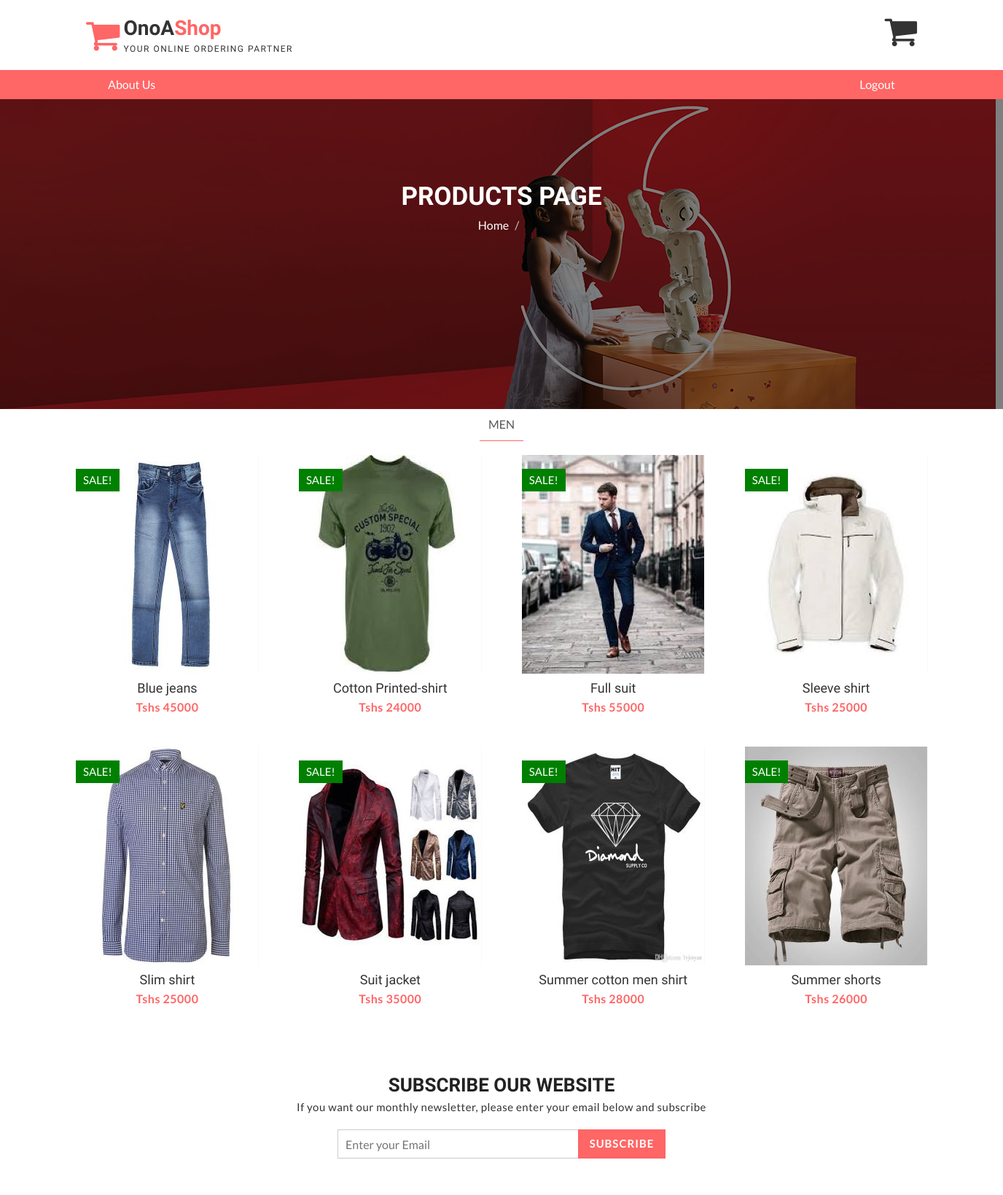
The app's page /Products.php (signed in) with its own data.
### tables this page shows
CREATE TABLE `products` (
  `Product id` int(11) NOT NULL,
  `ProductName` varchar(255) NOT NULL,
  `ProductDesc` varchar(255) NOT NULL,
  `category` tinyint(1) DEFAULT '0',
  `Product quantity` text NOT NULL,
  `ProductPrice` int(11) NOT NULL,
  `productImage` varchar(255) NOT NULL
);

### Products.php (the view, shortened to what this page needs)
<?php
require 'includes/main.php';
$categry = 1;
$products = $db->prepare("SELECT * FROM `products` WHERE `category`=?");
$products->execute(array($categry));
?>
<html>
<head>
    <link href="css/font-awesome.css" rel="stylesheet">
    <link href="css/bootstrap.css" rel="stylesheet">
    <link href="css/jquery.smartmenus.bootstrap.css" rel="stylesheet">
    <link rel="stylesheet" type="text/css" href="css/jquery.simpleLens.css">
    <link rel="stylesheet" type="text/css" href="css/slick.css">
    <link rel="stylesheet" type="text/css" href="css/nouislider.css">
    <link id="switcher" href="css/theme-color/default-theme.css" rel="stylesheet">
    <link href="css/sequence-theme.modern-slide-in.css" rel="stylesheet" media="all">
    <link href="css/style.css" rel="stylesheet">
  </head>
  <body>
  <header id="aa-header">
    <div class="aa-header-bottom">
      <div class="container">
        <div class="row">
          <div class="col-md-12">
            <div class="aa-header-bottom-area">
              <div class="aa-logo">
                <a href="./">
                  <span class="fa fa-shopping-cart"></span>
                  <p>OnoA<strong>Shop</strong> <span>Your Online Ordering Partner</span></p>
                </a>
              </div>
              <div style="float: right;" title="View cart items">
                <a href="cartitems.php"><i class="fa fa-shopping-cart fa-3x"></i></a>
              </div>
            </div>
          </div>
        </div>
      </div>
    </div>
  </header>
  <section id="menu">
    <div class="container">
      <div class="menu-area">
        <div class="navbar navbar-default" role="navigation">
          <div class="navbar-collapse collapse">
            <ul class="nav navbar-nav">
              <li><a href="aboutus.php">About Us</a></li>
              <li style="float: right;"><a href="logout.php">Logout</a></li>
                </ul>
          </div>
        </div>
      </div>
      </div>
  </section>
  <section id="aa-catg-head-banner">
    <img src="img/advert-banner.jpg" alt="advert-banner img">
    <div class="aa-catg-head-banner-area">
     <div class="container">
      <div class="aa-catg-head-banner-content">
        <h2>Products Page</h2>
        <ol class="breadcrumb">
          <li><a href="./">Home</a></li>
          <li class="active"></li>
        </ol>
      </div>
     </div>
   </div>
  </section>
  <section id="aa-product">
    <div class="container">
      <div class="row">
        <div class="col-md-12">
          <div class="row">
            <div class="aa-product-area">
              <div class="aa-product-inner">
                 <ul class="nav nav-tabs aa-products-tab">
                    <li class="active"><a href="#men" data-toggle="tab">
                      <?php
                      if ($categry == 1) {
                        echo 'MEN';
                      }elseif($categry == 0){
                        echo 'WOMEN';
                      }
                       ?>
                    </a></li>
                   </ul>
                  <div class="tab-content">
                    <div class="tab-pane fade in active" id="men">
                      <ul class="aa-product-catg">
                      <?php
                      while ($prods= $products->fetch(PDO::FETCH_ASSOC)) {
                        echo "<li>
                          <figure>
                          <a class='aa-product-img' href='details.php?product=".$prods['ProductName'].'&category='.$prods['category']."'><img src='img/uploaded/".$prods['productImage']."' alt='Slim Men Shirt img'>
                          </a>
                          <a class='aa-add-card-btn' onclick='addcart(".json_encode($prods['ProductName']).")'><span class='fa fa-shopping-cart'></span>Add To Cart</a>
                              <figcaption>
                              <h4 class='aa-product-title'><a href='details.php?product=".$prods['ProductName'].'&category='.$prods['category']."'>".$prods['ProductName']."</a></h4>
                              <span class='aa-product-price'>Tshs ".$prods['ProductPrice']."</span></span>
                            </figcaption>
                          </figure>
                          <span class='aa-badge aa-sale' href='#'>SALE!</span>
                        </li>";
                       }
                       ?>
                      </ul>
                    </div>
              </div>
            </div>
          </div>
        </div>
      </div>
    </div>
  </section>
  <section id="aa-subscribe">
    <div class="container">
      <div class="row">
        <div class="col-md-12">
          <div class="aa-subscribe-area">
            <h3>Subscribe our Website </h3>
            <p>If you want our monthly newsletter, please enter your email below and subscribe</p>
            <form  method="POST" action="./" class="aa-subscribe-form">
              <input type="email" name="emailSub" id="" placeholder="Enter your Email">
              <input type="submit" name="subscribeEmail" value="Subscribe">
            </form>
          </div>
        </div>
      </div>
    </div>
  </section>
  </body>
  </html>

### css/theme-color/default-theme.css (style rules this page uses)
h2 { color: #ff6666; }
#aa-header .aa-header-bottom .aa-header-bottom-area .aa-logo a > span { color: #ff6666; }
#aa-header .aa-header-bottom .aa-header-bottom-area .aa-logo a strong { color: #ff6666; }
#menu { background-color: #ff6666; }
.aa-products-tab li.active a { border-bottom: 1px solid #ff6666 !important; }
.aa-product-catg li .aa-product-price { color: #ff6666; }
#aa-subscribe .aa-subscribe-area .aa-subscribe-form input[type="submit"] { background: #ff6666 none repeat scroll 0 0; border: 1px solid #ff6666; }
#aa-catg-head-banner .aa-catg-head-banner-area .aa-catg-head-banner-content .breadcrumb .active { color: #ff6666; }

### records on screen
products: productImage (picture), ProductName "Blue jeans", ProductPrice "45000"
products: productImage (picture), ProductName "Cotton Printed-shirt", ProductPrice "24000"
products: productImage (picture), ProductName "Full suit", ProductPrice "55000"
products: productImage (picture), ProductName "Sleeve shirt", ProductPrice "25000"
products: productImage (picture), ProductName "Slim shirt", ProductPrice "25000"
products: productImage (picture), ProductName "Suit jacket", ProductPrice "35000"
products: productImage (picture), ProductName "Summer cotton men shirt", ProductPrice "28000"
products: productImage (picture), ProductName "Summer shorts", ProductPrice "26000"
